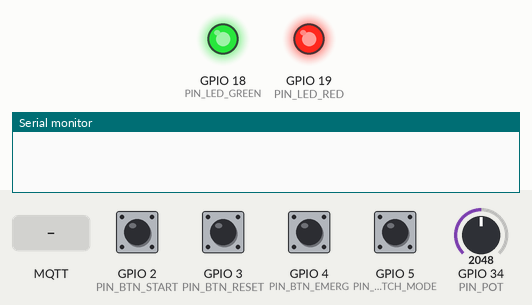
Simulated run of this sketch. Board: ESP32. Parts: output pins drawn as LEDs (lit = HIGH), the last lines printed to the serial monitor. Inputs (shaded band) come from the test bench; at power-on: GPIO 2 (PIN_BTN_START), GPIO 3 (PIN_BTN_RESET), GPIO 4 (PIN_BTN_EMERG), GPIO 5 (PIN_SWITCH_MODE) HIGH, GPIO 34 (PIN_POT) = 2048. WiFi joins after 1.5 s; servers stay silent unless stated; no MQTT or app messages arrive unless stated.

Above: at 0.3 s.
At 3.2 s:
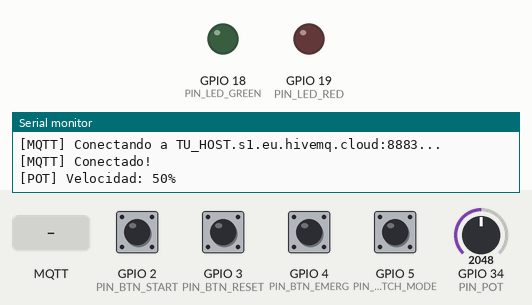
3.3 s: GPIO 5 (PIN_SWITCH_MODE) pulled LOW for 0.15 s
4.9 s: MQTT message "1" arrives on the first subscribed topic
Timing chart, 0 to 7.9 s (numbered marks = the images above; inputs shaded):
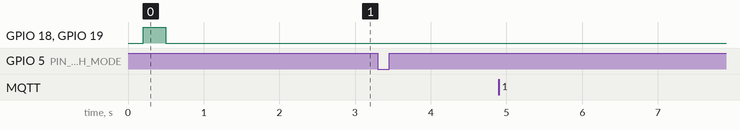

The sketch:

linea_envasado.ino
```cpp
/**
 * linea_envasado.ino
 * ESP32 — Línea de Envasado 3D (ExpoEducativa Tecnicatura UNaP)
 *
 * Librerías requeridas (instalar desde Library Manager):
 *   - WiFiClientSecure (built-in ESP32)
 *   - PubSubClient by Nick O'Leary  ← buscar "PubSubClient"
 *   - ArduinoJson by Benoit Blanchon ← buscar "ArduinoJson"
 *
 * Conexiones:
 *   D2  → Botón 1 (Start/Stop) — GND por software pull-up
 *   D3  → Botón 2 (Reset alarma)
 *   D4  → Botón 3 (Emergencia)
 *   D5  → Switch (Manual/Auto)
 *   D34 → Potenciómetro (centro), extremos a 3.3V y GND
 *   D18 → LED verde (Línea corriendo) — resistencia 220Ω a GND
 *   D19 → LED rojo (Alarma activa)
 */

#include <WiFi.h>
#include <WiFiClientSecure.h>
#include <PubSubClient.h>
#include <ArduinoJson.h>

// ─────────────────────────────────────────────
// CONFIGURACIÓN — Editar antes de flashear
// ─────────────────────────────────────────────
const char* WIFI_SSID     = "TU_WIFI_SSID";
const char* WIFI_PASSWORD = "TU_WIFI_PASSWORD";

const char* MQTT_HOST     = "TU_HOST.s1.eu.hivemq.cloud";
const int   MQTT_PORT     = 8883;
const char* MQTT_USER     = "TU_USUARIO";
const char* MQTT_PASSWORD = "TU_CONTRASEÑA";
const char* CLIENT_ID     = "esp32-linea-envasado";

// ─────────────────────────────────────────────
// PINES
// ─────────────────────────────────────────────
#define PIN_BTN_START    2
#define PIN_BTN_RESET    3
#define PIN_BTN_EMERG    4
#define PIN_SWITCH_MODE  5
#define PIN_POT          34
#define PIN_LED_GREEN    18
#define PIN_LED_RED      19

// ─────────────────────────────────────────────
// TÓPICOS MQTT
// ─────────────────────────────────────────────
#define TOPIC_START_STOP  "planta/cmd/start_stop"
#define TOPIC_RESET_ALARM "planta/cmd/reset_alarm"
#define TOPIC_EMERGENCY   "planta/cmd/emergency"
#define TOPIC_MODE        "planta/cmd/mode"
#define TOPIC_SPEED       "planta/cmd/speed"
#define TOPIC_STATE       "planta/state"

// ─────────────────────────────────────────────
// OBJETOS
// ─────────────────────────────────────────────
WiFiClientSecure wifiClient;
PubSubClient mqtt(wifiClient);

// ─────────────────────────────────────────────
// ESTADO INTERNO
// ─────────────────────────────────────────────
bool lineRunning = false;
bool modeAuto    = false;   // false = manual
bool alarmActive = false;

// Debounce
unsigned long lastDebounce[3] = {0, 0, 0};
bool lastBtnState[3] = {HIGH, HIGH, HIGH};
const unsigned long DEBOUNCE_MS = 50;

// Potenciómetro
int lastPotValue = -1;
unsigned long lastPotTime = 0;
const unsigned long POT_INTERVAL = 200;

// ─────────────────────────────────────────────
// SETUP
// ─────────────────────────────────────────────
void setup() {
  Serial.begin(115200);
  delay(200);

  // Pines
  pinMode(PIN_BTN_START,   INPUT_PULLUP);
  pinMode(PIN_BTN_RESET,   INPUT_PULLUP);
  pinMode(PIN_BTN_EMERG,   INPUT_PULLUP);
  pinMode(PIN_SWITCH_MODE, INPUT_PULLUP);
  pinMode(PIN_LED_GREEN,   OUTPUT);
  pinMode(PIN_LED_RED,     OUTPUT);

  // LEDs test al inicio
  digitalWrite(PIN_LED_GREEN, HIGH);
  digitalWrite(PIN_LED_RED,   HIGH);
  delay(300);
  digitalWrite(PIN_LED_GREEN, LOW);
  digitalWrite(PIN_LED_RED,   LOW);

  connectWifi();

  // TLS: saltar verificación de certificado (HiveMQ Cloud acepta esto)
  // Para producción real usar setCACert() con el cert del broker
  wifiClient.setInsecure();

  mqtt.setServer(MQTT_HOST, MQTT_PORT);
  mqtt.setCallback(onMqttMessage);
  mqtt.setKeepAlive(30);
  mqtt.setBufferSize(512);

  Serial.println("[ESP32] Setup completo");
}

// ─────────────────────────────────────────────
// LOOP
// ─────────────────────────────────────────────
void loop() {
  if (WiFi.status() != WL_CONNECTED) {
    connectWifi();
    return;
  }

  if (!mqtt.connected()) {
    connectMQTT();
  }
  mqtt.loop();

  readButtons();
  readPotentiometer();
  updateLEDs();
}

// ─────────────────────────────────────────────
// WIFI
// ─────────────────────────────────────────────
void connectWifi() {
  Serial.printf("[WiFi] Conectando a %s", WIFI_SSID);
  WiFi.begin(WIFI_SSID, WIFI_PASSWORD);
  int retries = 0;
  while (WiFi.status() != WL_CONNECTED && retries < 30) {
    delay(500);
    Serial.print(".");
    retries++;
  }
  if (WiFi.status() == WL_CONNECTED) {
    Serial.printf("\n[WiFi] Conectado! IP: %s\n", WiFi.localIP().toString().c_str());
  } else {
    Serial.println("\n[WiFi] Error de conexión — reintentando en loop");
  }
}

// ─────────────────────────────────────────────
// MQTT CONNECT
// ─────────────────────────────────────────────
void connectMQTT() {
  Serial.printf("[MQTT] Conectando a %s:%d...\n", MQTT_HOST, MQTT_PORT);
  int retries = 0;
  while (!mqtt.connected() && retries < 5) {
    if (mqtt.connect(CLIENT_ID, MQTT_USER, MQTT_PASSWORD)) {
      Serial.println("[MQTT] Conectado!");
      mqtt.subscribe(TOPIC_STATE);
    } else {
      Serial.printf("[MQTT] Fallo (rc=%d). Reintentando en 3s...\n", mqtt.state());
      delay(3000);
      retries++;
    }
  }
}

// ─────────────────────────────────────────────
// CALLBACK MQTT — Recibe estado del servidor
// ─────────────────────────────────────────────
void onMqttMessage(char* topic, byte* payload, unsigned int length) {
  payload[length] = '\0';  // null-terminate
  String topicStr(topic);

  if (topicStr == TOPIC_STATE) {
    StaticJsonDocument<256> doc;
    DeserializationError err = deserializeJson(doc, (char*)payload);
    if (err) return;

    lineRunning = doc["running"] | false;
    alarmActive = doc["alarm"]   | false;

    Serial.printf("[MQTT] Estado: running=%d alarm=%d bolsitas=%d cajas=%d\n",
      (int)lineRunning, (int)alarmActive,
      (int)(doc["bolsitas"] | 0), (int)(doc["cajas"] | 0));
  }
}

// ─────────────────────────────────────────────
// LEER BOTONES (con debounce)
// ─────────────────────────────────────────────
void readButtons() {
  int pins[3] = { PIN_BTN_START, PIN_BTN_RESET, PIN_BTN_EMERG };

  for (int i = 0; i < 3; i++) {
    bool reading = digitalRead(pins[i]);

    if (reading != lastBtnState[i]) {
      lastDebounce[i] = millis();
    }

    if ((millis() - lastDebounce[i]) > DEBOUNCE_MS) {
      // Flanco descendente (botón presionado, pull-up → LOW)
      if (reading == LOW && lastBtnState[i] == HIGH) {
        onButtonPress(i);
      }
    }

    lastBtnState[i] = reading;
  }

  // Switch modo manual/auto
  bool autoMode = (digitalRead(PIN_SWITCH_MODE) == LOW);
  if (autoMode != modeAuto) {
    modeAuto = autoMode;
    mqtt.publish(TOPIC_MODE, modeAuto ? "auto" : "manual");
    Serial.printf("[BTN] Modo: %s\n", modeAuto ? "AUTO" : "MANUAL");
  }
}

void onButtonPress(int btnIndex) {
  switch (btnIndex) {
    case 0:  // Start/Stop
      mqtt.publish(TOPIC_START_STOP, lineRunning ? "0" : "1");
      Serial.printf("[BTN] Start/Stop → %s\n", lineRunning ? "STOP" : "START");
      break;
    case 1:  // Reset alarma
      mqtt.publish(TOPIC_RESET_ALARM, "1");
      Serial.println("[BTN] Reset alarma");
      break;
    case 2:  // Emergencia
      mqtt.publish(TOPIC_EMERGENCY, "1");
      Serial.println("[BTN] ¡EMERGENCIA!");
      break;
  }
}

// ─────────────────────────────────────────────
// POTENCIÓMETRO
// ─────────────────────────────────────────────
void readPotentiometer() {
  if (millis() - lastPotTime < POT_INTERVAL) return;
  lastPotTime = millis();

  int raw = analogRead(PIN_POT);              // 0..4095
  int pct = map(raw, 0, 4095, 0, 100);       // 0..100

  // Publicar solo si cambió >2% (filtrar ruido)
  if (abs(pct - lastPotValue) > 2) {
    char buf[4];
    snprintf(buf, sizeof(buf), "%d", pct);
    mqtt.publish(TOPIC_SPEED, buf);
    lastPotValue = pct;
    Serial.printf("[POT] Velocidad: %d%%\n", pct);
  }
}

// ─────────────────────────────────────────────
// LEDs
// ─────────────────────────────────────────────
void updateLEDs() {
  digitalWrite(PIN_LED_GREEN, lineRunning && !alarmActive ? HIGH : LOW);
  digitalWrite(PIN_LED_RED,   alarmActive ? HIGH : LOW);
}
```
